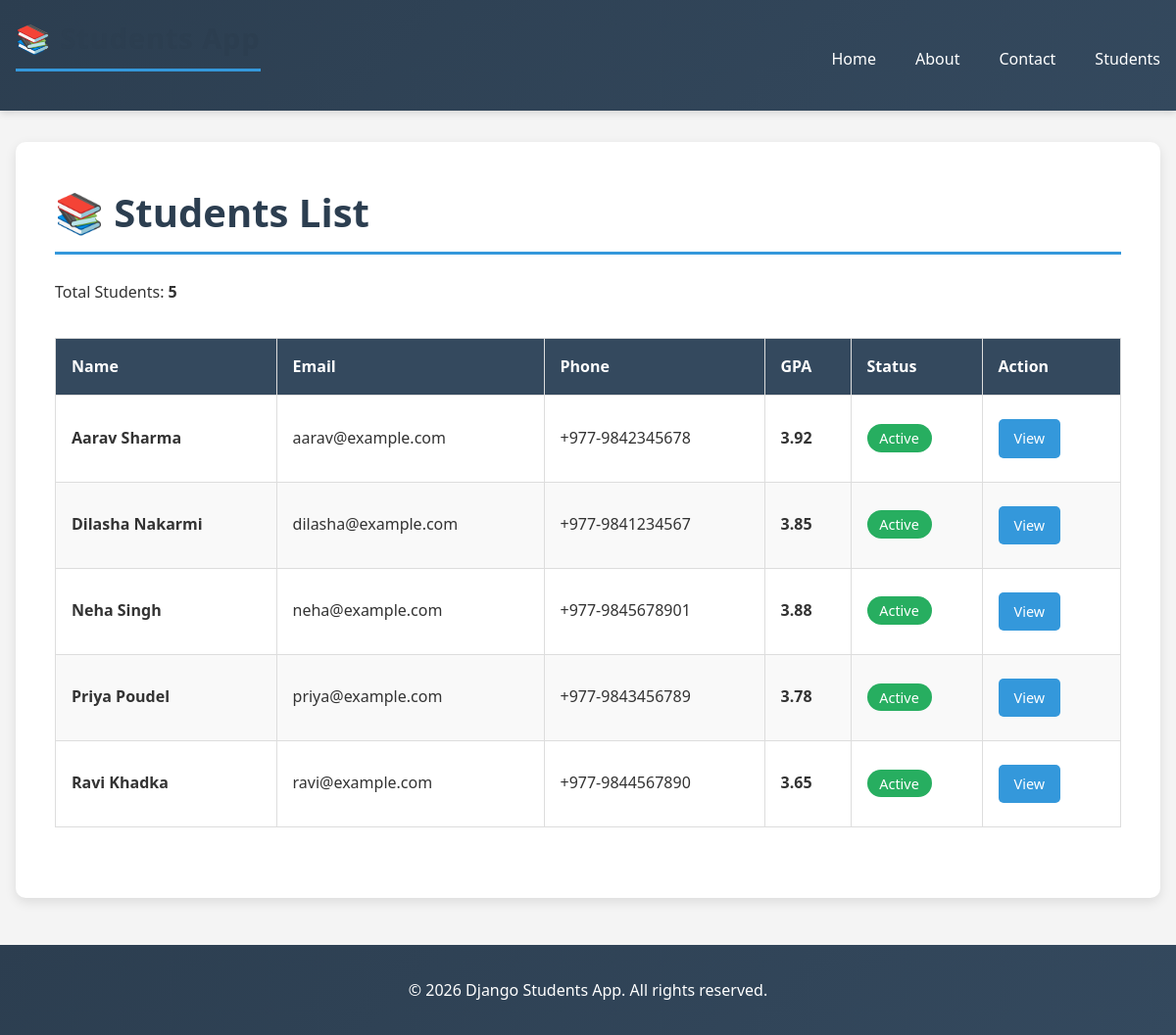
The app's page /students/students/ with its own data.
### students/models.py (models this page shows, shortened)
class Student(models.Model):
    first_name = models.CharField(max_length=100)
    last_name = models.CharField(max_length=100)
    email = models.EmailField(unique=True)
    phone = models.CharField(max_length=15, blank=True)
    enrollment_date = models.DateField(auto_now_add=True)
    gpa = models.DecimalField(max_digits=3, decimal_places=2, default=0.0)
    is_active = models.BooleanField(default=True)
    bio = models.TextField(blank=True)
    class Meta:
        ordering = ['first_name']
    def get_full_name(self):
        return f"{self.first_name} {self.last_name}"

### students/views.py (the view)
# urls.py: path('students/', views.students_list, name='students_list'),
def students_list(request):
    students = Student.objects.all()
    context = {
        'students': students,
        'total_students': students.count(),
    }
    return render(request, 'students/students_list.html', context)

### students/templates/students/students_list.html (shortened to what this page needs)
{% extends "base.html" %}
{% block content %}
    <h1>📚 Students List</h1>
    <p>Total Students: <strong>{{ total_students }}</strong></p>
    {% if students %}
        <table style="width: 100%; border-collapse: collapse; margin: 2rem 0;">
            <thead>
                <tr style="background-color: #34495e; color: white;">
                    <th style="padding: 1rem; text-align: left; border: 1px solid #ddd;">Name</th>
                    <th style="padding: 1rem; text-align: left; border: 1px solid #ddd;">Email</th>
                    <th style="padding: 1rem; text-align: left; border: 1px solid #ddd;">Phone</th>
                    <th style="padding: 1rem; text-align: left; border: 1px solid #ddd;">GPA</th>
                    <th style="padding: 1rem; text-align: left; border: 1px solid #ddd;">Status</th>
                    <th style="padding: 1rem; text-align: left; border: 1px solid #ddd;">Action</th>
                </tr>
            </thead>
            <tbody>
                {% for student in students %}
                    <tr style="background-color: {% cycle 'white' '#f9f9f9' %}; border: 1px solid #ddd;">
                        <td style="padding: 1rem; border: 1px solid #ddd;">
                            <strong>{{ student.get_full_name|title }}</strong>
                        </td>
                        <td style="padding: 1rem; border: 1px solid #ddd;">{{ student.email|lower }}</td>
                        <td style="padding: 1rem; border: 1px solid #ddd;">{{ student.phone }}</td>
                        <td style="padding: 1rem; border: 1px solid #ddd;">
                            <strong>{{ student.gpa }}</strong>
                        </td>
                        <td style="padding: 1rem; border: 1px solid #ddd;">
                            {% if student.is_active %}
                                <span style="background-color: #27ae60; color: white; padding: 0.3rem 0.8rem; border-radius: 20px; font-size: 0.9rem;">
                                    Active
                                </span>
                            {% else %}
                                <span style="background-color: #e74c3c; color: white; padding: 0.3rem 0.8rem; border-radius: 20px; font-size: 0.9rem;">
                                    Inactive
                                </span>
                            {% endif %}
                        </td>
                        <td style="padding: 1rem; border: 1px solid #ddd;">
                            <a href="{% url 'students_detail' student.id %}" class="btn btn-primary" style="padding: 0.5rem 1rem; font-size: 0.9rem;">
                                View
                            </a>
                        </td>
                    </tr>
                {% endfor %}
            </tbody>
        </table>
    {% else %}
        <div class="warning-box">
            <p>No students found. <a href="{% url 'home' %}">Go back home</a></p>
        </div>
    {% endif %}
{% endblock %}

### students/static/students/css/style.css (style rules this page uses)
* { margin: 0; padding: 0; box-sizing: border-box; }
body { font-family: 'Segoe UI', Tahoma, Geneva, Verdana, sans-serif; background-color: #f4f4f4; color: #333; line-height: 1.6; }
a { color: #3498db; text-decoration: none; transition: color 0.3s ease; }
h1 { font-size: 2.5rem; color: #2c3e50; margin-bottom: 1.5rem; border-bottom: 3px solid #3498db; padding-bottom: 0.5rem; }
p { margin: 1rem 0; line-height: 1.8; }
.btn { display: inline-block; padding: 0.8rem 1.5rem; background-color: #3498db; color: white; border: none; border-radius: 5px; cursor: pointer; transition: all 0.3s ease; font-size: 1rem; margin: 0.5rem 0.5rem 0.5rem 0; }
.btn-primary { background-color: #3498db; }

### records on screen
Student: get_full_name "Aarav Sharma", email "aarav@example.com", phone "+977-9842345678", gpa "3.92", is_active "Active"
Student: get_full_name "Dilasha Nakarmi", email "dilasha@example.com", phone "+977-9841234567", gpa "3.85", is_active "Active"
Student: get_full_name "Neha Singh", email "neha@example.com", phone "+977-9845678901", gpa "3.88", is_active "Active"
Student: get_full_name "Priya Poudel", email "priya@example.com", phone "+977-9843456789", gpa "3.78", is_active "Active"
Student: get_full_name "Ravi Khadka", email "ravi@example.com", phone "+977-9844567890", gpa "3.65", is_active "Active"

### other values on screen
{{ total_students }} "5"
